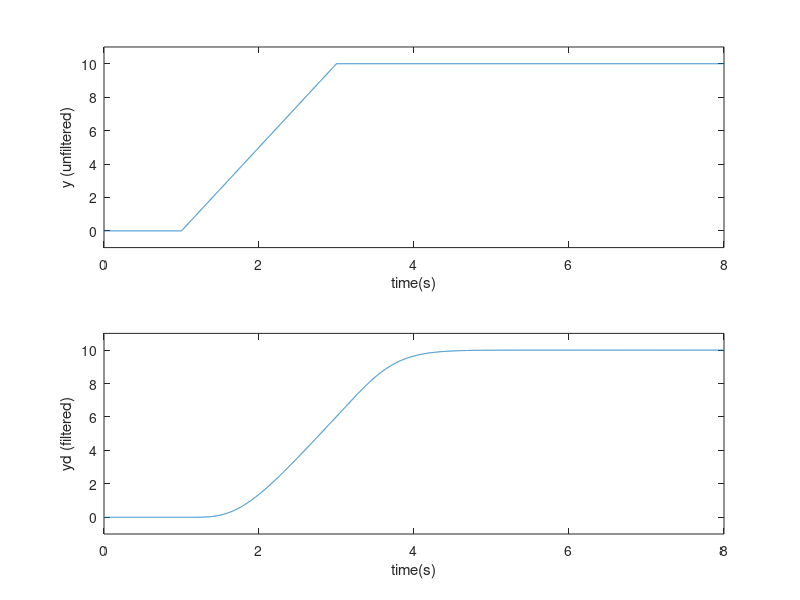

Here is the MATLAB script that generated this plot:
clear all; close all;

% defining the desired output (and filtering it twice)
tin = 1; tup =3;  tf = 8; delt = 0.001; ymax = 10;

ramp = ymax/(tup-tin);
t1 = 0:delt:tin; 
t2=max(t1)+delt:delt:tup;
t3=max(t2)+delt:delt:tf;
y0 = zeros(size(t1));
y1 = ramp*(t2-max(t1));
y2 = max(y1)*ones(size(t3));
t = 0:delt:tf; y = [y0 y1 y2];

% filtering the desired signal 
Wf = 1; % choose a filter break frequency in Hz
num = [Wf*2*pi]; den = [1 (Wf*2*pi)]; % first order filter
[Af,Bf,Cf,Df] = tf2ss(num,den);
Sys_f = ss(Af,Bf,Cf,Df); % first order filter system
Sysf = Sys_f*Sys_f*Sys_f*Sys_f*Sys_f; % fifth order filter
[yd,xtemp]= lsim(Sysf,y,t); % filter the desired signal
figure(1);
subplot(211), plot(t,y); 
axis([0 8 -1 11]);
xlabel('time(s)'); ylabel('y (unfiltered)')
subplot(212), plot(t,yd); 
xlabel('time(s)'); ylabel('yd (filtered)')
axis([0 8 -1 11]);

